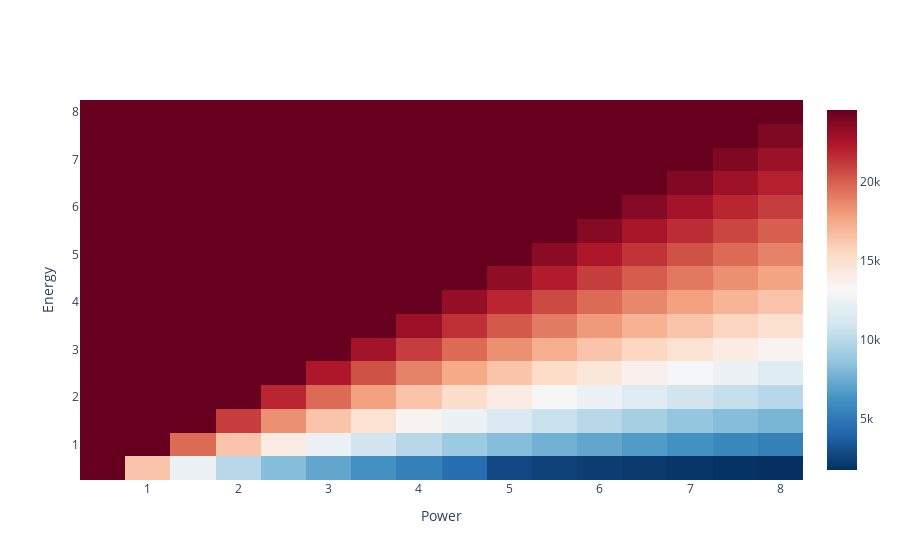

Source (notebook cell):
### Code cell
import plotly.graph_objects as go

# Data for the heatmap
z = pivot_df.values
x = pivot_df.columns
y = pivot_df.index

# Creating the heatmap
fig = go.Figure(data=go.Heatmap(
    z=z,
    x=x,
    y=y,
    colorscale='RdBu',
    reversescale=True,  
    colorbar=dict(title='')
))

# Adding titles and labels
fig.update_layout(
    # title='Heatmap of ROI with varying Power and Energy (Reversed Energy Axis)',
    xaxis=dict(title='Power'),
    yaxis=dict(title='Energy')
)

# Display the figure
fig.show()

### Figure 1 — Plotly figure (JSON) as saved in the notebook; plotly's stock layout.template omitted (floating-point values rounded to 4 significant figures; data arrays with more than 128 entries replaced by an {"elided": "..."} marker saying what was removed)
{"data": [{"colorbar": {"title": {"text": ""}}, "colorscale": [[0, "rgb(103,0,31)"], [0.1, "rgb(178,24,43)"], [0.2, "rgb(214,96,77)"], [0.3, "rgb(244,165,130)"], [0.4, "rgb(253,219,199)"], [0.5, "rgb(247,247,247)"], [0.6, "rgb(209,229,240)"], [0.7, "rgb(146,197,222)"], [0.8, "rgb(67,147,195)"], [0.9, "rgb(33,102,172)"], [1, "rgb(5,48,97)"]], "reversescale": true, "type": "heatmap", "x": [0.5, 1, 1.5, 2, 2.5, 3, 3.5, 4, 4.5, 5, 5.5, 6, 6.5, 7, 7.5, 8], "y": [0.5, 1, 1.5, 2, 2.5, 3, 3.5, 4, 4.5, 5, 5.5, 6, 6.5, 7, 7.5, 8], "z": {"elided": "16x16 float values"}}], "layout": {"xaxis": {"title": {"text": "Power"}}, "yaxis": {"title": {"text": "Energy"}}}}
